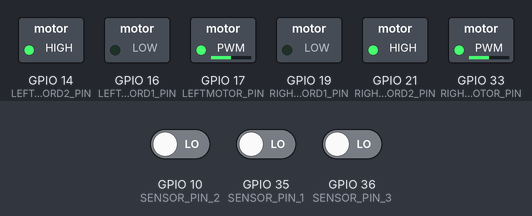
Bench run of a sketch on a simulated ESP32. Shown: switched loads named in the sketch (green lamp = pin HIGH). The inputs (shaded band) are chosen by the test bench; at power-on: GPIO 10 (SENSOR_PIN_2) LOW, GPIO 35 (SENSOR_PIN_1) LOW, GPIO 36 (SENSOR_PIN_3) LOW.

Above: at 1.2 s.
1.3 s: GPIO 10 (SENSOR_PIN_2) driven HIGH and GPIO 35 (SENSOR_PIN_1) driven HIGH and GPIO 36 (SENSOR_PIN_3) driven HIGH
At 2.0 s:
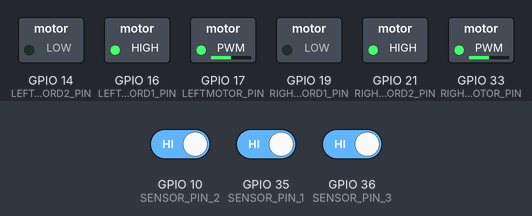
3.1 s: GPIO 35 (SENSOR_PIN_1) driven LOW
At 4.4 s:
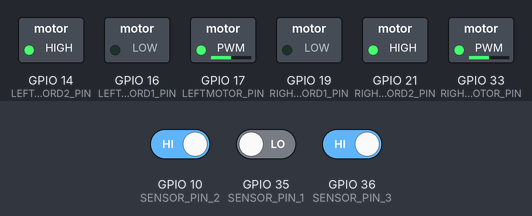
4.7 s: GPIO 35 (SENSOR_PIN_1) driven HIGH
At 5.8 s:
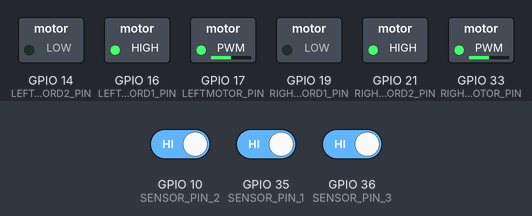
Timing chart, 0 to 7.7 s (numbered marks = the images above; inputs shaded):
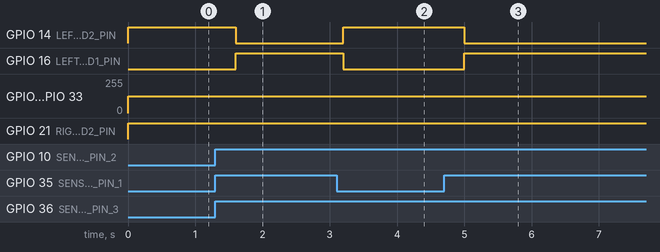

Measured:
- after the input at 1.3 s, GPIO 14 (LEFTMOTORD2_PIN): HIGH → LOW after 0.30 s; GPIO 16 (LEFTMOTORD1_PIN): LOW → HIGH after 0.30 s
- after the input at 3.1 s, GPIO 14 (LEFTMOTORD2_PIN): LOW → HIGH after 0.10 s; GPIO 16 (LEFTMOTORD1_PIN): HIGH → LOW after 0.10 s
- after the input at 4.7 s, GPIO 14 (LEFTMOTORD2_PIN): HIGH → LOW after 0.30 s; GPIO 16 (LEFTMOTORD1_PIN): LOW → HIGH after 0.30 s

The sketch:

Vive_Police.ino
```cpp
//********************** Definitions ***********************

// #include <WiFi.h>
// #include <WiFiUdp.h>
// #include "html510.h" // HTML library for UDP communication.

// -------------------- Define Motor Pin --------------------------
#define LEDC_CHANNEL_LEFT 1 // use the first channel for the left motor.
#define LEDC_CHANNEL_RIGHT 0 // use the second channel for the right motor.
#define LEDC_RESOLUTION_BITS 14
#define LEDC_RESOLUTION  ((1 << LEDC_RESOLUTION_BITS) - 1)
#define LEDC_FREQ_HZ 1000 // greater than 39000/2^14 = 2.3 Hz

// Motor Right
#define RIGHTMOTOR_PIN 33 // PWM pin for motor.
#define RIGHTMOTORD1_PIN 19 // Direction pin 1 for motor.
#define RIGHTMOTORD2_PIN 21 // Direction pin 2 for motor.

// Motor Left
#define LEFTMOTOR_PIN 17 // PWM pin for motor.
#define LEFTMOTORD1_PIN 16 // Direction pin 1 for motor.
#define LEFTMOTORD2_PIN 14 // Direction pin 2 for motor.

#define DUTY 100 // Duty cycle in % for PWM.

//--------------------- Define IR Pin -------------------------
// Define the pins where the sensors are connected
#define SENSOR_PIN_1 35 // Front IR
#define SENSOR_PIN_2 10 // Right IR
#define SENSOR_PIN_3 36 // Left IR

// Structure to hold the status of all sensors
struct SensorStatus {
  bool front;
  bool right;
  bool left;
};

//********************* Setup ************************
void setup() {
  //--------------------- IR Setup -------------------------
  Serial.begin(115200); // Start the serial communication at 115200 baud rate

  // Set the sensor pins as input
  pinMode(SENSOR_PIN_1, INPUT);
  pinMode(SENSOR_PIN_2, INPUT);
  pinMode(SENSOR_PIN_3, INPUT);

  //--------------------- Motor Setup -------------------------
  // Left
  pinMode(LEFTMOTOR_PIN, OUTPUT);
  pinMode(LEFTMOTORD1_PIN, OUTPUT);
  pinMode(LEFTMOTORD2_PIN, OUTPUT);

  ledcSetup(LEDC_CHANNEL_LEFT, LEDC_FREQ_HZ, LEDC_RESOLUTION_BITS);
  ledcAttachPin(LEFTMOTOR_PIN, LEDC_CHANNEL_LEFT);

  //Right
  pinMode(RIGHTMOTOR_PIN, OUTPUT);
  pinMode(RIGHTMOTORD1_PIN, OUTPUT);
  pinMode(RIGHTMOTORD2_PIN, OUTPUT);

  ledcSetup(LEDC_CHANNEL_RIGHT, LEDC_FREQ_HZ, LEDC_RESOLUTION_BITS);
  ledcAttachPin(RIGHTMOTOR_PIN, LEDC_CHANNEL_RIGHT);
}

//******************** Motor Driving Functions *************************
//--------------------- Motor Driving Functions -------------------------
// can set syntax to be like analogWrite() with input[ 0 : valueMax ]:
void ledcAnalogWrite(uint8_t channel, uint32_t value, uint32_t valueMax = 100) {
  uint32_t duty = LEDC_RESOLUTION * min(value, valueMax) / valueMax;
  ledcWrite(channel, duty);
}

void drive_forward() {

  ledcAnalogWrite(LEDC_CHANNEL_LEFT, DUTY * 0.5);
  ledcAnalogWrite(LEDC_CHANNEL_RIGHT, DUTY * 0.5);

  digitalWrite(LEFTMOTORD1_PIN, LOW);
  digitalWrite(LEFTMOTORD2_PIN, HIGH);

  digitalWrite(RIGHTMOTORD1_PIN, LOW);
  digitalWrite(RIGHTMOTORD2_PIN, HIGH);
}

void drive_backward() {

  ledcAnalogWrite(LEDC_CHANNEL_LEFT, DUTY * 0.5); // 0.5 to reduce speed for both
  ledcAnalogWrite(LEDC_CHANNEL_RIGHT, DUTY * 0.5); // 0.78 correction to go straight

  digitalWrite(LEFTMOTORD1_PIN, HIGH);
  digitalWrite(LEFTMOTORD2_PIN, LOW);

  digitalWrite(RIGHTMOTORD1_PIN, HIGH);
  digitalWrite(RIGHTMOTORD2_PIN, LOW);
}

void drive_left() {

  ledcAnalogWrite(LEDC_CHANNEL_LEFT, DUTY * 0.5);
  ledcAnalogWrite(LEDC_CHANNEL_RIGHT, DUTY * 0.5); // 0.76 correction to go straight

  digitalWrite(LEFTMOTORD1_PIN, HIGH);
  digitalWrite(LEFTMOTORD2_PIN, LOW);

  digitalWrite(RIGHTMOTORD1_PIN, LOW);
  digitalWrite(RIGHTMOTORD2_PIN, HIGH);

}

void drive_right() {

  ledcAnalogWrite(LEDC_CHANNEL_LEFT, DUTY * 0.5); // 0.5 to reduce speed
  ledcAnalogWrite(LEDC_CHANNEL_RIGHT, DUTY * 0.5);

  digitalWrite(LEFTMOTORD1_PIN, LOW);
  digitalWrite(LEFTMOTORD2_PIN, HIGH);

  digitalWrite(RIGHTMOTORD1_PIN, HIGH);
  digitalWrite(RIGHTMOTORD2_PIN, LOW);

}

unsigned long rightBlockedStartTime = 0; // Variable to store the time when right sensor first gets blocked

//******************** Loop *************************
void loop() {
  //--------------------- IR Loop -------------------------
  // Read the sensor values
  SensorStatus sensor_status;
  sensor_status.front = digitalRead(SENSOR_PIN_1) == HIGH;
  sensor_status.right = digitalRead(SENSOR_PIN_2) == HIGH;
  sensor_status.left = digitalRead(SENSOR_PIN_3) == HIGH;

  while (true) {
      if (digitalRead(SENSOR_PIN_1) == HIGH && digitalRead(SENSOR_PIN_2) == HIGH && digitalRead(SENSOR_PIN_3) == HIGH) {
        // If eveything is not blocked
        delay(200); // Delay for 200 ms
        drive_left(); // Continue straight forward
        // break; // Exit the while loop
      } else if (digitalRead(SENSOR_PIN_1) == LOW) {
        // If front is still blocked
        drive_forward(); // Turn to the left for 200 ms
        delay(200); // Delay for 200 ms
      }
    }

  // Use the sensor_status variable in an if-else conditional
  /*if (sensor_status.front && sensor_status.right && sensor_status.left) {
    Serial.println("Nothing detected");
    }
    if (!sensor_status.front && sensor_status.right && sensor_status.left) {
    Serial.println("Front blocked");
    }
    if (sensor_status.front && !sensor_status.right && sensor_status.left) {
    Serial.println("Right blocked");
    }
    if (sensor_status.front && sensor_status.right && !sensor_status.left) {
    Serial.println("Left blocked");
    }
    if (!sensor_status.front && !sensor_status.right && sensor_status.left) {
    Serial.println("Front&Right blocked, take left");
    }
    if (!sensor_status.front && sensor_status.right && !sensor_status.left) {
    Serial.println("Front&Left blocked, take right");
    }
    if (sensor_status.front && !sensor_status.right && !sensor_status.left) {
    Serial.println("Right&Left blocked, go straight");
    }

  delay(100); // Wait for 250 milliseconds before reading the sensors again*/

  //--------------------- Motor Driving Loop -------------------------
  //TODO

  /*
  drive straight ahead at the beginning, keep going staright unless the following:

    if front & right is blocked,
      stop and turn to the left, for am set amount of time (time it takes to rotate the vehicle 90 degrees)
      after rotation, if front is not blocked, continue straight forward, if front still blocked, turn to the left for 200 ms
      keep checking if front is blocked, if not blocked continue forward. If front blocked, turn


    if only front is blocked,
      keep turning to the left until only right is blocked,
      when only right is blocked, go straight.

    if only right blocked,
    just go straight


      */

  // TODO

  // Check if right is continuously blocked for 8 seconds
  if (!sensor_status.right) {
    if (rightBlockedStartTime == 0) { // If not already tracking time
      rightBlockedStartTime = millis(); // Start timing
    } else if (millis() - rightBlockedStartTime >= 5000) { // Check if 8 seconds have elapsed
      drive_left(); // Turn left
      delay(600); // Turn for 0.6 seconds
      rightBlockedStartTime = 0; // Reset the timer
    }
  } else {
    rightBlockedStartTime = 0; // Reset if right is not blocked
  }

  // Drive straight ahead at the beginning
  drive_forward();

  if (!sensor_status.front && !sensor_status.right) {
    // Front and right are blocked
    // stop_motors(); // Stop the motors
    drive_left(); // Start turning to the left
    // delay(1000); // Turn for a set amount of time to rotate 90 degrees

    // After rotation
    while (true) {
      if (digitalRead(SENSOR_PIN_1) == HIGH) {
        // If front is not blocked
        drive_forward(); // Continue straight forward
        break; // Exit the while loop
      } else {
        // If front is still blocked
        drive_left(); // Turn to the left for 200 ms
        delay(200); // Delay for 200 ms
      }
    }
  } else if (!sensor_status.front) {
    // Only front is blocked
    while (true) {
      drive_left(); // Keep turning to the left
      if (digitalRead(SENSOR_PIN_1) == HIGH) {
        // When front is no longer blocked
        drive_forward(); // Go straight
        break; // Exit the while loop
      }
    }
  } else if (!sensor_status.right) {
      // Only right is blocked
      drive_forward(); // Just go straight
  }

  delay(100); // Short delay to prevent excessive loop cycling
}

/*--------------------------------------------------------------------------*/
/*                      8. Getting Police Car Location                      */
/*----------------------------------------------------------------------- --*/
// #define UDPPORT 2510 // port for game obj transmission
// WiFiUDP UDPServer;
// IPAddress myIPaddress(192, 168, 1, 204); // Andy's IP address.

// // uncomment the router SSID and Password that is being used:
// // const char* ssid     = "TP-Link_05AF";
// // const char* password = "47543454";

// const char* ssid     = "TP-Link_E0C8";
// const char* password = "52665134";

// //const char* ssid     = "TP-Link_FD24";
// //const char* password = "65512111";

// void handleUDPServer() {
//    const int UDP_PACKET_SIZE = 14; // can be up to 65535          
//    uint8_t packetBuffer[UDP_PACKET_SIZE];

//    int cb = UDPServer.parsePacket(); // if there is no message cb=0
//    if (cb) {
//       int x, y;
//       packetBuffer[13]=0; // null terminate string
//       UDPServer.read(packetBuffer, UDP_PACKET_SIZE);

//       if()
//       x = atoi((char *)packetBuffer+3); // ##,####,#### 2nd indexed char
//       y = atoi((char *)packetBuffer+8); // ##,####,#### 7th indexed char
//       Serial.print("From Team: ");
//       Serial.println((char *)packetBuffer);
//       Serial.println(x);
//       Serial.println(y);
//    }
// }

// void setup() {
//   Serial.begin(115200);
//   WiFi.begin(ssid, password);
//   WiFi.config(myIPaddress,        // Device IP address.
//       IPAddress(192, 168, 1, 1),   // gateway (not important for 5100).
//       IPAddress(255, 255, 255, 0)); // net mask.

//   UDPServer.begin(UDPPORT);  // 2510 for game arbitrary UDP port# need to use same one.
//   while (WiFi.status() != WL_CONNECTED) {
//     delay(500);
//     Serial.print(".\n");
//   }
//   Serial.printf("WiFi connected to %s\n", ssid);
//   Serial.print("Using static IP ");
//   Serial.print(myIPaddress);
//   Serial.print("and UDP port ");
//   Serial.println(UDPPORT);
// }

// void loop() {
//   handleUDPServer();
//   delay(10);
// }
/*****************************************************************************/
```
